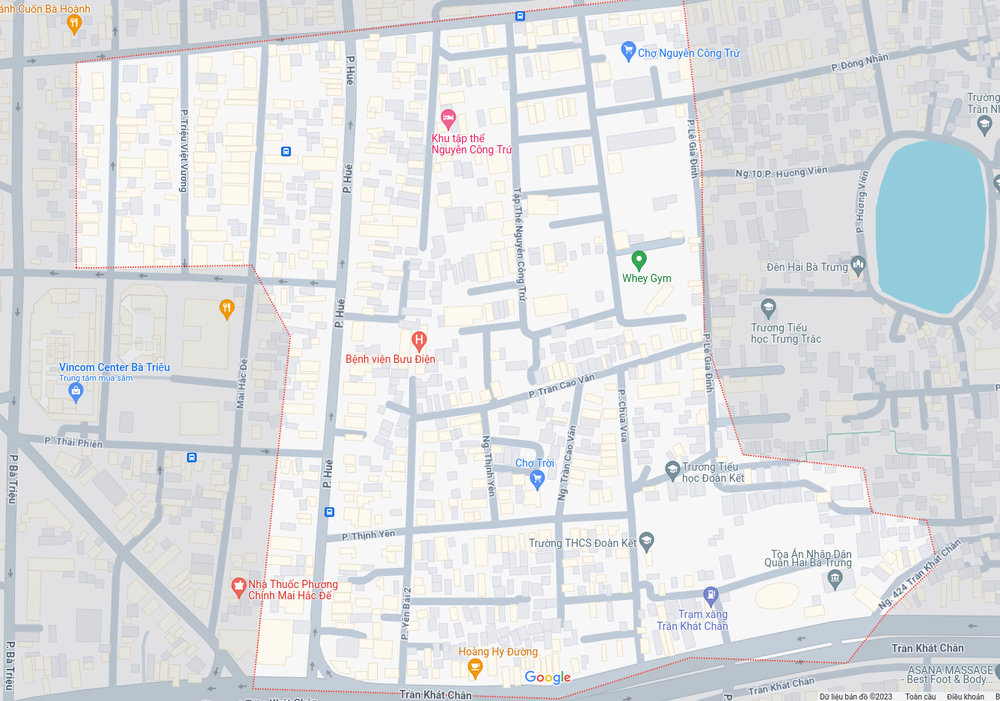
#> input picture images/phohue-map.png, 1000 x 701 px, shrunk from 1337 x 937 before the run
$ python test5.py
#> lines starting #> are read from the running program, lines starting #| are printed output that depends on the picture
import cv2
import numpy as np
import networkx as nx
import matplotlib.pyplot as plt

# Read the image
image = cv2.imread("./images/phohue-map.png")
#> image is the input picture: shape (701, 1000, 3); mean B, G, R 226.8, 224.7, 222.7

# Convert the image to grayscale
gray = cv2.cvtColor(image, cv2.COLOR_BGR2GRAY)
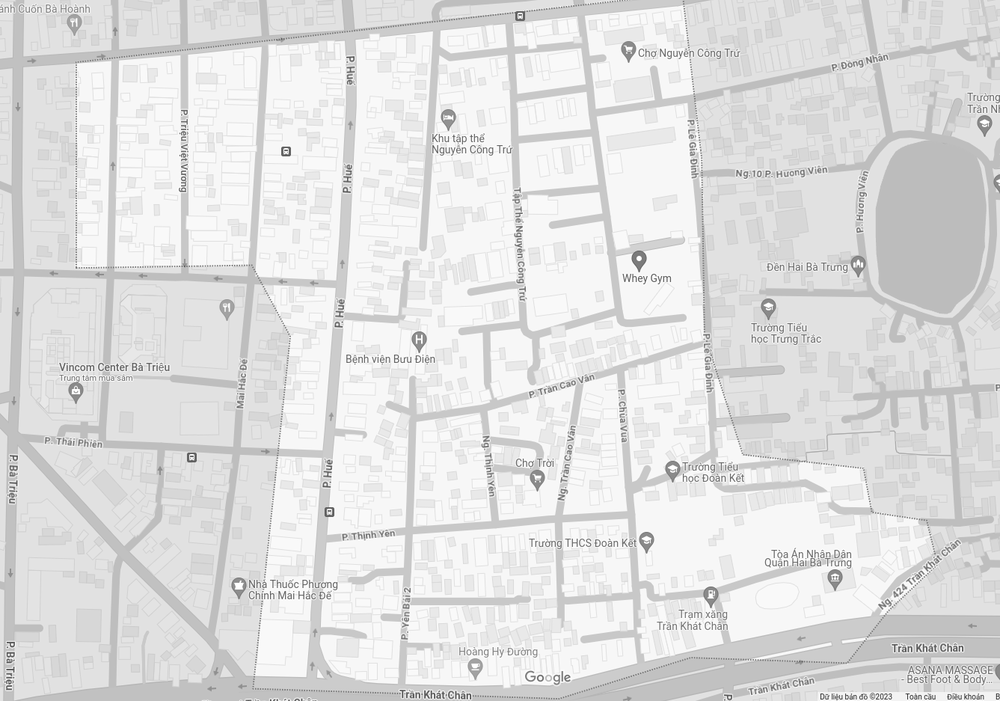
#> gray: shape (701, 1000); min 62, max 255, mean 224.3

# Apply a threshold to create a binary mask for the darkest areas
_, mask = cv2.threshold(gray, 50, 255, cv2.THRESH_BINARY)
#> mask: shape (701, 1000); every value is 255

# Invert the mask (optional)
mask_inv = cv2.bitwise_not(mask)
#> mask_inv: shape (701, 1000); every value is 0

# Apply Canny edge detection to the original image using the mask
edges = cv2.Canny(image, 100, 200)
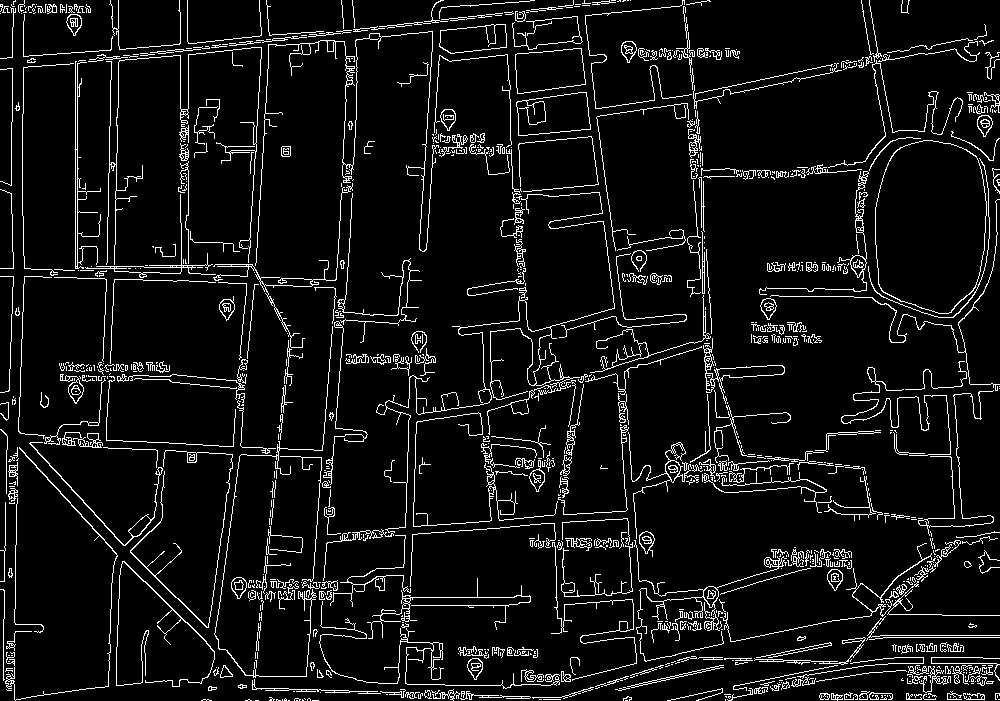
#> edges: shape (701, 1000); 7.1% white in thin lines or dots

# Apply the mask to the edges to keep only the edges in the darkest areas
# edges_in_darkest = cv2.bitwise_and(edges, edges, mask=mask)

# # Find corners using Shi-Tomasi corner detection
# corners = cv2.goodFeaturesToTrack(edges, maxCorners=99999, qualityLevel=0.01, minDistance=10)

# # Convert corners to integers
# corners = np.int0(corners)

# # Draw circles around the corners on the original image with red color
# result_image = cv2.cvtColor(image, cv2.COLOR_GRAY2BGR)  # Convert to color image
# for corner in corners:
#     x, y = corner.ravel()
#     cv2.circle(result_image, (x, y), 3, (0, 0, 255), -1)  # (0, 0, 255) corresponds to red

# Display the results
cv2.imshow('Original Image', edges)
# cv2.imshow('Canny Edges in Darkest Areas', edges_in_darkest)
# cv2.imshow('Corners', result_image)
cv2.waitKey(0)
cv2.destroyAllWindows()


# [32 lines of commented-out code are left out]

$ run again, with images/phohue.jpg saved as images/phohue-map.png
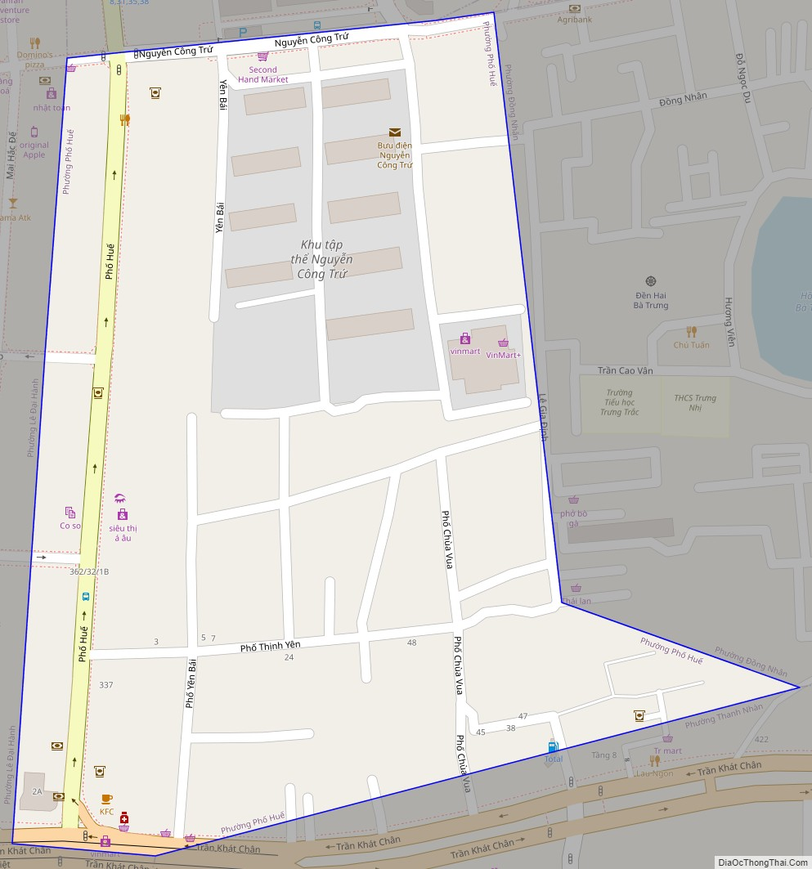
#> input picture images/phohue.jpg, 812 x 869 px, shrunk from 993 x 1063 before the run
#> image is the input picture: shape (869, 812, 3); mean B, G, R 201.6, 206.3, 208.8
#> `_, mask = cv2.threshold(gray, 50, 255, cv2.THRESH_BINARY)`:
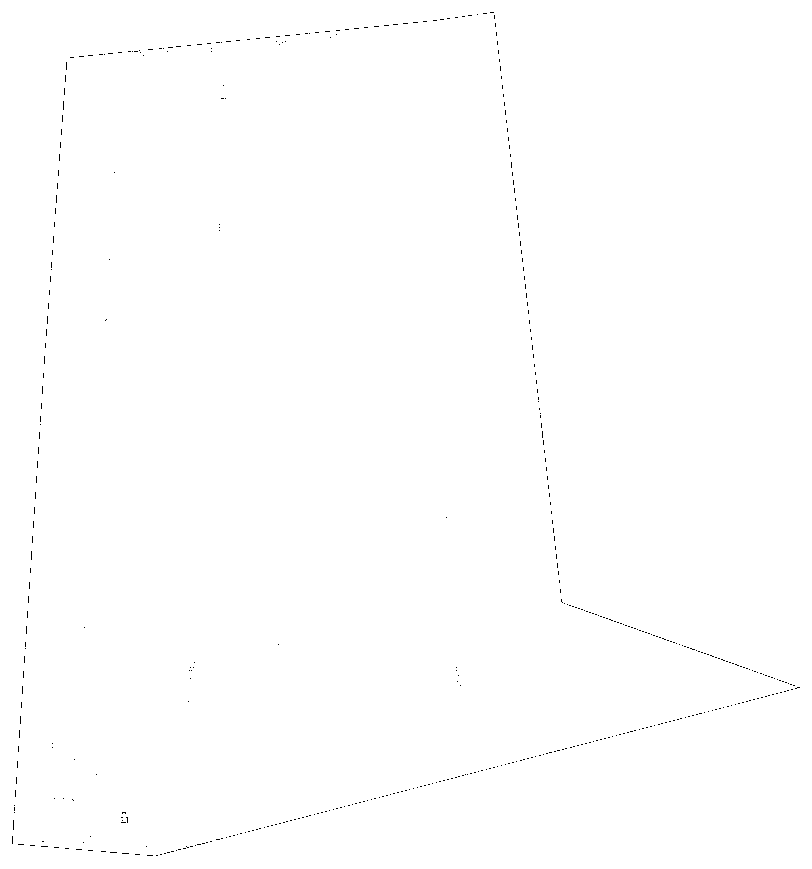
#> mask: shape (869, 812); 99.8% white; black in thin lines or dots
#> mask_inv: shape (869, 812); 0.21% white in thin lines or dots
#> `edges = cv2.Canny(image, 100, 200)`:
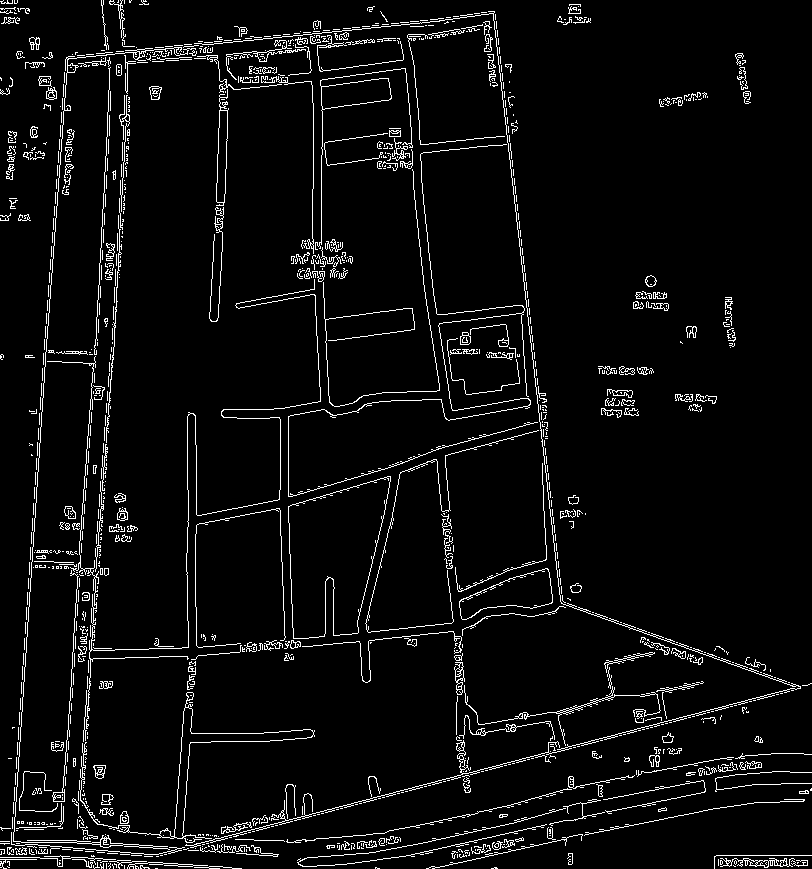
#> edges: shape (869, 812); 4.9% white in thin lines or dots
